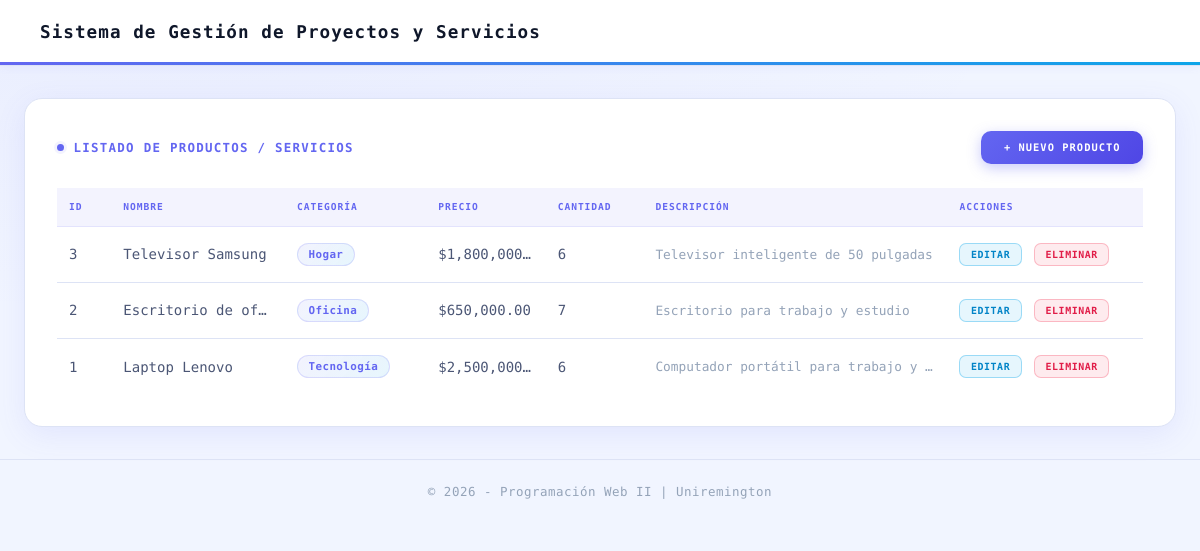
The page / on the database its author committed.
### tables this page shows
CREATE TABLE `productos` (
  `id` int(11) NOT NULL,
  `nombre` varchar(150) NOT NULL,
  `descripcion` text NOT NULL,
  `precio` decimal(10,2) NOT NULL,
  `categoria_id` int(11) NOT NULL,
  `cantidad` int(11) NOT NULL
);

CREATE TABLE `categorias` (
  `id` int(11) NOT NULL,
  `nombre` varchar(100) NOT NULL,
  `descripcion` varchar(255) DEFAULT NULL
);

### controllers/ProductoController.php (called while the page is built, shortened)
<?php
require_once 'config/database.php';
require_once 'models/Producto.php';
class ProductoController {
    private $producto;
    public function __construct() {
        $database = new Database();
        $this->db = $database->getConnection();
        $this->producto = new Producto($this->db);
    }
    public function index() {
        $productos = $this->producto->obtenerTodos();
        require_once 'views/producto_view.php';
    }
}
?>

### config/database.php (called while the page is built, shortened)
<?php
class Database
{
    private $host = "127.0.0.1";
    private $port = "3306";
    private $db_name = "gestion_proyectos";
    private $username = "root";
    private $password = "";
    public function getConnection()
    {
        $this->conn = null;
        try {
            $this->conn = new PDO(
                "mysql:host={$this->host};port={$this->port};dbname={$this->db_name};charset=utf8mb4",
                $this->username,
                $this->password
            );
            $this->conn->setAttribute(
                PDO::ATTR_ERRMODE,
                PDO::ERRMODE_EXCEPTION
            );
            $this->conn->setAttribute(
                PDO::ATTR_DEFAULT_FETCH_MODE,
                PDO::FETCH_ASSOC
            );
        } catch (PDOException $e) {
            die("Error de conexión: " . $e->getMessage());
        }
        return $this->conn;
    }
}

### models/Producto.php (called while the page is built, shortened)
<?php
class Producto {
    private $conn;
    private $table = "productos";
    public function __construct($db) {
        $this->conn = $db;
    }
    public function obtenerTodos() {
        $query = "SELECT p.*, c.nombre AS categoria_nombre
                  FROM " . $this->table . " p
                  INNER JOIN categorias c ON p.categoria_id = c.id
                  ORDER BY p.id DESC";
        $stmt = $this->conn->prepare($query);
        $stmt->execute();
        return $stmt->fetchAll();
    }
}
?>

### views/producto_view.php (the view, shortened to what this page needs)
<!DOCTYPE html>
<html lang="es">
<head>
    <link rel="stylesheet" href="public/css/style.css?v=10">
</head>
<body>
    <header>
        <h1>Sistema de Gestión de Proyectos y Servicios</h1>
    </header>
    <main class="container">
        <section class="table-section">
            <div class="section-top">
                <h2>Listado de Productos / Servicios</h2>
                <button class="btn btn-primary" id="btnNuevo">+ Nuevo Producto</button>
            </div>
            <table>
                <thead>
                    <tr>
                        <th>ID</th>
                        <th>Nombre</th>
                        <th>Categoría</th>
                        <th>Precio</th>
                        <th>Cantidad</th>
                        <th>Descripción</th>
                        <th>Acciones</th>
                    </tr>
                </thead>
                <tbody>
                    <?php if (!empty($productos)): ?>
                        <?php foreach ($productos as $item): ?>
                            <tr>
                                <td><?= $item['id'] ?></td>
                                <td><?= htmlspecialchars($item['nombre']) ?></td>
                                <td><span class="badge"><?= htmlspecialchars($item['categoria_nombre']) ?></span></td>
                                <td>$<?= number_format($item['precio'], 2) ?></td>
                                <td><?= $item['cantidad'] ?></td>
                                <td class="td-desc"><?= htmlspecialchars($item['descripcion']) ?></td>
                                <td>
                                    <a href="index.php?action=editar&id=<?= $item['id'] ?>" class="btn-sm btn-edit">Editar</a>
                                    <a href="index.php?action=eliminar&id=<?= $item['id'] ?>" class="btn-sm btn-delete" onclick="return confirm('¿Seguro que deseas eliminar este registro?')">Eliminar</a>
                                </td>
                            </tr>
                        <?php endforeach; ?>
                    <?php else: ?>
                        <tr><td colspan="7">No hay registros almacenados.</td></tr>
                    <?php endif; ?>
                </tbody>
            </table>
        </section>
    </main>
    <footer>
        <p>&copy; 2026 - Programación Web II | Uniremington</p>
    </footer>
</body>
</html>

### index.php
<?php
require_once 'controllers/ProductoController.php';
$controller = new ProductoController();
$action = $_GET['action'] ?? 'index';
if ($action == 'guardar') {
    $controller->guardar();
} elseif ($action == 'eliminar') {
    $controller->eliminar();
} else {
    $controller->index();
}
?>

### rows shown on the page
productos: id "3", nombre "Televisor Samsung", categoria.nombre "Hogar", precio "1,800,000…", cantidad "6", descripcion "Televisor inteligente de 50 pulgadas"
productos: id "2", nombre "Escritorio de of…", categoria.nombre "Oficina", precio "650,000.00", cantidad "7", descripcion "Escritorio para trabajo y estudio"
productos: id "1", nombre "Laptop Lenovo", categoria.nombre "Tecnología", precio "2,500,000…", cantidad "6", descripcion "Computador portátil para trabajo y…"
